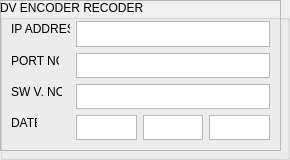
        <widget class="QGroupBox" name="groupBox_12">
         <property name="font">
          <font>
           <family>Arial</family>
          </font>
         </property>
         <property name="title">
          <string>DV ENCODER RECODER</string>
         </property>
         <widget class="QFrame" name="frame_10">
          <property name="geometry">
           <rect>
            <x>0</x>
            <y>0</y>
            <width>281</width>
            <height>151</height>
           </rect>
          </property>
          <property name="frameShape">
           <enum>QFrame::StyledPanel</enum>
          </property>
          <property name="frameShadow">
           <enum>QFrame::Raised</enum>
          </property>
         </widget>
         <widget class="QLabel" name="DVVDR_D_LE_2">
          <property name="geometry">
           <rect>
            <x>11</x>
            <y>115</y>
            <width>26</width>
            <height>16</height>
           </rect>
          </property>
          <property name="text">
           <string>DATE</string>
          </property>
         </widget>
         <widget class="QTextEdit" name="DVVDR_V_LE">
          <property name="geometry">
           <rect>
            <x>76</x>
            <y>84</y>
            <width>194</width>
            <height>25</height>
           </rect>
          </property>
         </widget>
         <widget class="QTextEdit" name="DVVDR_IP_LE">
          <property name="geometry">
           <rect>
            <x>76</x>
            <y>21</y>
            <width>194</width>
            <height>26</height>
           </rect>
          </property>
         </widget>
         <widget class="QLabel" name="DVVDR_IP_LE_2">
          <property name="geometry">
           <rect>
            <x>11</x>
            <y>21</y>
            <width>59</width>
            <height>16</height>
           </rect>
          </property>
          <property name="text">
           <string>IP ADDRESS</string>
          </property>
         </widget>
         <widget class="QTextEdit" name="DVVDR_P_LE">
          <property name="geometry">
           <rect>
            <x>76</x>
            <y>53</y>
            <width>194</width>
            <height>25</height>
           </rect>
          </property>
         </widget>
         <widget class="QLabel" name="DVVDR_P_LE_2">
          <property name="geometry">
           <rect>
            <x>11</x>
            <y>53</y>
            <width>48</width>
            <height>16</height>
           </rect>
          </property>
          <property name="text">
           <string>PORT NO.</string>
          </property>
         </widget>
         <widget class="QLabel" name="DVVDR_V_LE_2">
          <property name="geometry">
           <rect>
            <x>11</x>
            <y>84</y>
            <width>51</width>
            <height>16</height>
           </rect>
          </property>
          <property name="text">
           <string>SW V. NO.</string>
          </property>
         </widget>
         <widget class="QTextEdit" name="DVVDR_D_LE">
          <property name="geometry">
           <rect>
            <x>76</x>
            <y>115</y>
            <width>61</width>
            <height>25</height>
           </rect>
          </property>
         </widget>
         <widget class="QTextEdit" name="DVVDR_Y_LE">
          <property name="geometry">
           <rect>
            <x>209</x>
            <y>115</y>
            <width>61</width>
            <height>25</height>
           </rect>
          </property>
         </widget>
         <widget class="QTextEdit" name="DVVDR_M_LE">
          <property name="geometry">
           <rect>
            <x>143</x>
            <y>115</y>
            <width>60</width>
            <height>25</height>
           </rect>
          </property>
         </widget>
        </widget>
